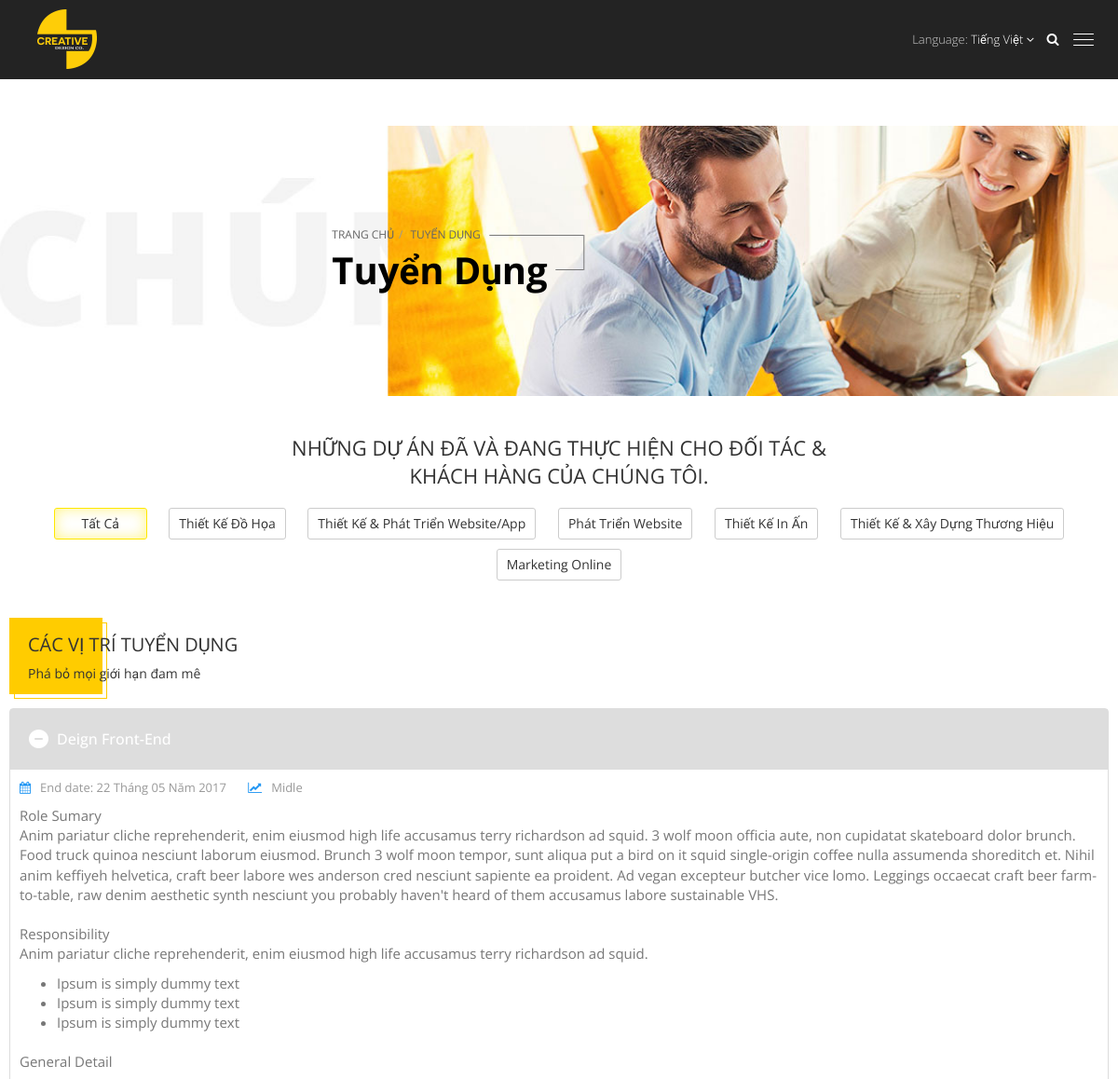
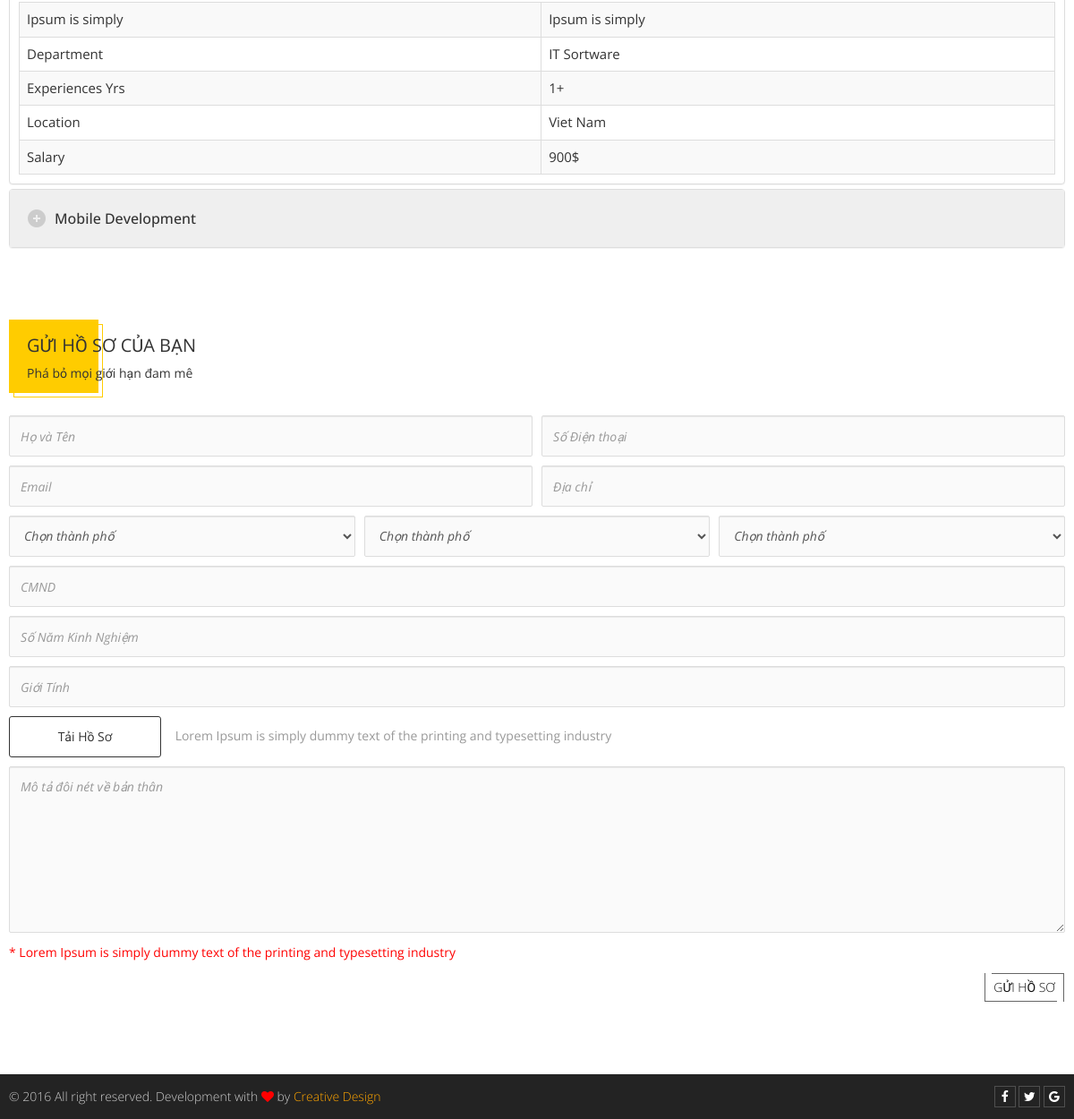
Screenshot of /index.php/creative/home/recruitment with the database file from the repository (2 pictures, top to bottom).
### tables this page shows
CREATE TABLE `tbl_category` (
  `id` int(11) NOT NULL AUTO_INCREMENT,
  `title` varchar(255) DEFAULT NULL,
  `alias` varchar(255) DEFAULT NULL,
  `data` longtext,
  `created` datetime DEFAULT NULL,
  `modified` datetime DEFAULT NULL,
  `type` varchar(255) DEFAULT NULL,
  `status` int(1) DEFAULT '0',
  `pid` int(11) DEFAULT '0',
  `value` varchar(255) DEFAULT NULL,
  `sorting` int(11) DEFAULT NULL,
  PRIMARY KEY (`id`)
);

CREATE TABLE `tbl_data` (
  `id` int(11) NOT NULL AUTO_INCREMENT,
  `title` varchar(255) DEFAULT NULL,
  `alias` varchar(255) DEFAULT NULL,
  `data` text,
  `created` datetime DEFAULT NULL,
  `modified` datetime DEFAULT NULL,
  `type` varchar(255) DEFAULT NULL,
  `status` int(1) DEFAULT '0',
  `category` int(11) DEFAULT '-1',
  `pid` int(11) DEFAULT '-1',
  `longdata` longtext,
  `key` varchar(32) DEFAULT NULL,
  `sorting` int(11) DEFAULT '1',
  `author` varchar(50) DEFAULT NULL,
  PRIMARY KEY (`id`)
);

### application/core/Front_Controller.php (called while the page is built, shortened)
<?php
class Front_Controller extends CI_Controller {
    public $assigns;
    public $layout = 'main';
    public function __construct() {
        $this->assigns = array();
        $this->load->library('pagination');
        $this->load->model('front/Front_Model');
        $this->load->model('dashboard/Auth_Model');
        $this->load->model('front/Category_Model');
        $this->load->model('front/Setting_Model');
        $this->assigns['settings'] = $this->Setting_Model
            ->set_type('creative')
            ->get_list();
        $this->assigns['service_category'] = $this->Category_Model
            ->set_type('services')
            ->desc()
            ->gets();
        $this->assigns['project_category'] = $this->Category_Model
            ->set_type('projects')
            ->desc()
            ->gets();
        $this->assigns['event_category'] = $this->Category_Model
            ->set_type('events')
            ->desc()
            ->gets();
        $this->assigns['users'] = $this->Auth_Model
            ->get_all();
    }
    function render($path_view = '',$data = array()){
        $this->load->vars(array(
            'path_view' => $path_view
            ));
        $this->load->vars($this->assigns);
        $this->load->vars($data);
        $this->load->view("creative/{$this->layout}",null);
    }
}

### application/controllers/creative/Home.php (called while the page is built, shortened)
<?php
class Home extends Front_Controller {
    function __construct() {
        parent::__construct();
    }
    function recruitment(){
        $this->assigns['recruitments'] = $this->model
                    ->set_type('recruitment')
                    ->gets();
        $this->render('creative/page/recruitment',null);
    }
}

### index.php (called while the page is built, shortened)
<?php
require_once BASEPATH.'core/CodeIgniter.php';

### application/models/Core_Model.php (called while the page is built, shortened)
<?php
class Core_Model extends CI_Model {
    function __construct($table = '', $prefix = '',$colid='id',$status=null) {
        $this->table = $table;
        $this->prefix = $prefix;
    }
}

### application/models/front/Category_Model.php (called while the page is built, shortened)
<?php
class Category_Model extends Core_Model {
    function __construct()
    {
        $this->status = '1';
    }
    function set_type($type = null){
        $this->db
            ->where("type", $type);
        return $this;
    }
    function desc(){
        $this->db->order_by('sorting','DESC');
        return $this;
    }
    function gets() {
        if($this->status){
            $this->db->where("{$this->prefix}status",$this->status);
        }
        $query = $this->db
            ->from($this->table)
            ->order_by($this->prefix . 'created', 'DESC')
            ->get();
        $entrys = $query->result();
        if($entrys) foreach ($entrys as $key => $value) {
            $entrys[$key]->data = unserialize($entrys[$key]->data);
        }
        return $entrys;
    }
}
?>

### application/models/front/Front_Model.php (called while the page is built, shortened)
<?php
class Front_Model extends CI_Model {
    function __construct($table = '') {
        $this->table = $table;
        $this->prefix = '';
        $this->status = '1';
    }
    function set_type($type = null){
        $this->db
            ->where("{$this->table}.{$this->prefix}type", $type);
        return $this;
    }
    function gets() {
        if($this->status){
            $this->db->where("{$this->table}.{$this->prefix}status",$this->status);
        }
        $query = $this->db
            ->from($this->table)
            ->order_by("{$this->table}.created", 'DESC')
            ->get();
        $entrys = $query->result();
        if($entrys) foreach ($entrys as $key => $value) {
            $longdata = $this->prefix.'longdata';
            if(!empty($entrys[$key]->$longdata)) $entrys[$key]->$longdata = unserialize($entrys[$key]->$longdata);
        }
        return $entrys;
    }
}

### application/views/creative/page/recruitment.php (the view, shortened to what this page needs)
<div class="banner mask light">
    <div>
            <div class="banner-bg cover" style="background-image:url(<?php echo base_url(''); ?>assets/creative/images/about.jpg)"></div>
        <div class="banner-content">
            <div>
                <div class="breardcum">
                    <span data-wow-delay="0.5s" class="wow fadeInUp">Trang Chủ</span>
                    <span data-wow-delay="0.5s" class="wow fadeInUp">Tuyển Dụng</span>
                </div>
            </div>
            <div data-wow-delay="1s" class="wow fadeInUp">
                <div class="title">Tuyển Dụng</div>
            </div>
            <div class="line">
                <span class="before-line"></span>
                <span class="after-line"></span>
            </div>
        </div>
    </div>
</div>
<div class="slogan">
    <div class="title wow fadeInUp" data-fz="bigger" >Những dự án đã và đang thực hiện cho đối tác & khách hàng của chúng tôi.</div>
    <div class="btns btn-list wow fadeInUp" >
        <a href="<?php echo base_url('du-an'); ?>.html" class="btn btn-default <?php echo $category_detail?'':'active'; ?>">Tất Cả</a>
        <?php if($service_category) foreach ($service_category as $key => $foo) : ?>
        <a href='<?php echo base_url('du-an/'.$foo->alias); ?>.html' class="btn btn-default <?php echo $category_detail->id==$foo->id?'active':''; ?>"><?php echo $foo->title; ?></a></button>
        <?php endforeach; ?>
    </div>
</div>
<link rel="stylesheet" type="text/css" href="<?php echo base_url('lib/ckeditor/contents.css'); ?>">
<div class="white-bg">
    <div class="container">
        <div class="box-title">
            <div class="title wow fadeInUp" data-fz="big" data-wow-delay="0.5s"><span class="line-clamp-1">CÁC VỊ TRÍ TUYỂN DỤNG</span></div>
            <div class="sub-title">Phá bỏ mọi giới hạn đam mê </div>
        </div>
        <?php if($recruitments): ?>
        <div class="panel-group" id="accordion" role="tablist" aria-multiselectable="true">
        <?php foreach ($recruitments as $key => $foo) : ?>
            <div class="panel panel-default">
                <div class="panel-heading" role="tab" id="headingOne">
                    <h4 class="panel-title">
                        <a
                            role="button"
                            data-toggle="collapse"
                            data-parent="#accordion"
                            href="#collapse-<?php echo $key; ?>"
                            aria-expanded="<?php echo $key==0?'true':'false'; ?>"
                            aria-controls="collapse-<?php echo $key; ?>">
                            <?php echo $foo->title; ?>
                        </a>
                    </h4>
                </div>
                <div id="collapse-<?php echo $key; ?>" class="panel-collapse collapse <?php echo $key==0?'in':''; ?>" role="tabpanel" aria-labelledby="headingOne">
                    <div class="panel-body">
                        <div class="date-time">
                            <span><i class="fa fa-calendar"></i>End date:  <?php echo mdate("%d Tháng %m Năm %Y",strtotime($foo->created));?></span>
                            <span><i class="fa fa-line-chart"></i>Midle</span>
                        </div>
                        <div class="ckeditor">
                        <?php echo $foo->longdata['content']; ?>
                        </div>
                    </div>
                </div>
            </div>
        <?php endforeach; ?>
        </div>
        <?php else: ?>
        <div class="no-data">Dữ liệu đang cập nhật</div>
        <?php endif; ?>
        <div class="space-linex3 white-bg"></div>
        <div class="box-title">
            <div class="title wow fadeInUp" data-fz="big" data-wow-delay="0.5s"><span class="line-clamp-1">GỬI HỒ SƠ CỦA BẠN</span></div>
            <div class="sub-title">Phá bỏ mọi giới hạn đam mê </div>
        </div>
        <form name="contactForm" id="contactForm" target="integration_asynchronous">
            <div>
                <div class="row half pull-top">
                    <div class="col-sm-6 half pull-bottom">
                            <input
                                name="contact_name" data-fz="medium"
                                class="form-control light validate[required,minSize[4],maxSize[255]]"
                                data-prompt-position="topLeft:0,20"
                                placeholder="Họ và Tên">
                    </div>
                    <div class="col-sm-6 half pull-bottom">
                            <input
                                name="contact_phone" data-fz="medium"
                                class="form-control light validate[required,minSize[7],maxSize[12]]"
                                data-prompt-position="topLeft:0,20"
                                placeholder="Số Điện thoại">
                    </div>
                </div>
                <div class="row half">
                    <div class="col-sm-6 half pull-bottom">
                            <input
                                name="contact_email" value="" data-fz="medium"
                                class="form-control light validate[required,custom[email],maxSize[100]]"
                                data-prompt-position="topLeft:0,20"
                                placeholder="Email">
                    </div>
                    <div class="col-sm-6 half pull-bottom">
                            <input
                                name="contact_data" data-fz="medium"
                                class="form-control light validate[required,minSize[10],maxSize[255]]"
                                data-prompt-position="topLeft:0,20"
                                placeholder="Địa chỉ">
                    </div>
                </div>
                <div class="row half">
                    <div class="col-sm-4 half pull-bottom">
                            <select class="form-control light selectpicker" data-fz="medium">
                                <option>Chọn thành phố</option>
                            </select>
                    </div>
                    <div class="col-sm-4 half pull-bottom">
                            <select class="form-control light selectpicker" data-fz="medium">
                                <option>Chọn thành phố</option>
                            </select>
                    </div>
                    <div class="col-sm-4 half pull-bottom">
                            <select class="form-control light selectpicker" data-fz="medium">
                                <option>Chọn thành phố</option>
                            </select>
                    </div>
                </div>
                <div class="row half">
                    <div class="col-xs-12 half pull-bottom">
                        <input
                                name="contact_data" data-fz="medium"
                                class="form-control light validate[required,minSize[10],maxSize[255]]"
                                data-prompt-position="topLeft:0,20"
                                placeholder="CMND">
                    </div>
                </div>
                <div class="row half">
                    <div class="col-xs-12 half pull-bottom">
                        <input
                                name="contact_data" data-fz="medium"
                                class="form-control light validate[required,minSize[10],maxSize[255]]"
                                data-prompt-position="topLeft:0,20"
                                placeholder="Số Năm Kinh Nghiệm">
                    </div>
                </div>
                <div class="row half">
                    <div class="col-xs-12 half pull-bottom">
                        <input
                                name="contact_data" data-fz="medium"
                                class="form-control light validate[required,minSize[10],maxSize[255]]"
                                data-prompt-position="topLeft:0,20"
                                placeholder="Giới Tính">
                    </div>
                </div>
                <div class="row half">
                    <div class="col-xs-12 half pull-bottom">
                        <div class="upload">
                            <button class="btn btn-default">Tải Hồ Sơ</button>
                            <span data-fz="medium">Lorem Ipsum is simply dummy text of the printing and typesetting industry</span>
                        </div>
                    </div>
                </div>
                <div class="row half">
                    <div class="col-xs-12 half pull-bottom">
                            <textarea
                                name="contact_message"
                                rows="8" data-fz="medium"
                                class="form-control light validate[required,minSize[10],maxSize[4000]]"
                                data-prompt-position="topLeft:0,20"
                                placeholder="Mô tả đôi nét về bản thân"></textarea>
                    </div>
                </div>
                <div class="" data-fz="medium" style="color:red">* Lorem Ipsum is simply dummy text of the printing and typesetting industry</div>
                <div style="height:50px" class="text-right pull-top">
                    <button class="btn btn-dark">GỬI HỒ SƠ</button>
                </div>
            </div>
        </form>
    </div>
</div>
<div class="space-linex3 white-bg"></div>

### assets/creative/css/form-control.css (style rules this page uses)
.form-control.light { background: #fafafa;border-radius: 2px; border-color: #ddd; line-height: 20px;padding: 12px; height: 46px; font-style: italic; }
textarea.form-control.light { height: auto }

### assets/creative/css/button.css (style rules this page uses)
.btn-dark { position: relative;display: inline-block; padding: 8px 15px;line-height: 20px; color: #111; text-transform: uppercase; font-weight: 100; text-decoration: none; background: transparent; -webkit-transition: all .2s; -moz-transition: all .2s; -o-transition: all .2s; transition: all .2s; }
.btn-dark:before, .btn-dark:after { content: '';display: block;position: absolute; top:0;height: 100%; -webkit-transition: all .2s; -moz-transition: all .2s; -o-transition: all .2s; transition: all .2s; }
.btn-dark:before { border-left: 1px solid #666; border-bottom: 1px solid #666; right: 8px;left: 0; }
.btn-dark:after { border-right: 1px solid #666; border-top: 1px solid #666; left: 8px;right: 0; }
@media (max-width: 1200px) { .btn { padding: 6px 10px } }

### rows the page displays
tbl_category: title "Thiết Kế Đồ Họa"
tbl_category: title "Thiết Kế & Phát Triển Website/App"
tbl_category: title "Phát Triển Website"
tbl_category: title "Thiết Kế In Ấn"
tbl_category: title "Thiết Kế & Xây Dựng Thương Hiệu"
tbl_category: title "Marketing Online"
tbl_data: title "Deign Front-End", created "22 Tháng 05 Năm 2017", longdata "Role Sumary Anim pariatur cliche reprehenderit, enim eiusmod high life accusamus terry richardson ad squid. 3 wolf moon officia aute, non cupidatat skateboard dolor brunch. Food truck quinoa nesciunt laborum eiusmod. Brunch 3 wolf moon tempor, sunt aliqua put a bird on it squid single-origin coffee nulla assumenda shoreditch et. Nihil anim keffiyeh helvetica, craft beer labore wes anderson cred nesciunt sapiente ea proident. Ad vegan excepteur butcher vice lomo. Leggings occaecat craft beer farm-to-table, raw denim aesthetic synth nesciunt you probably haven't heard of them accusamus labore sustainable VHS. Responsibility Anim pariatur cliche reprehenderit, enim eiusmod high life accusamus…"
tbl_data: title "Mobile Development"
